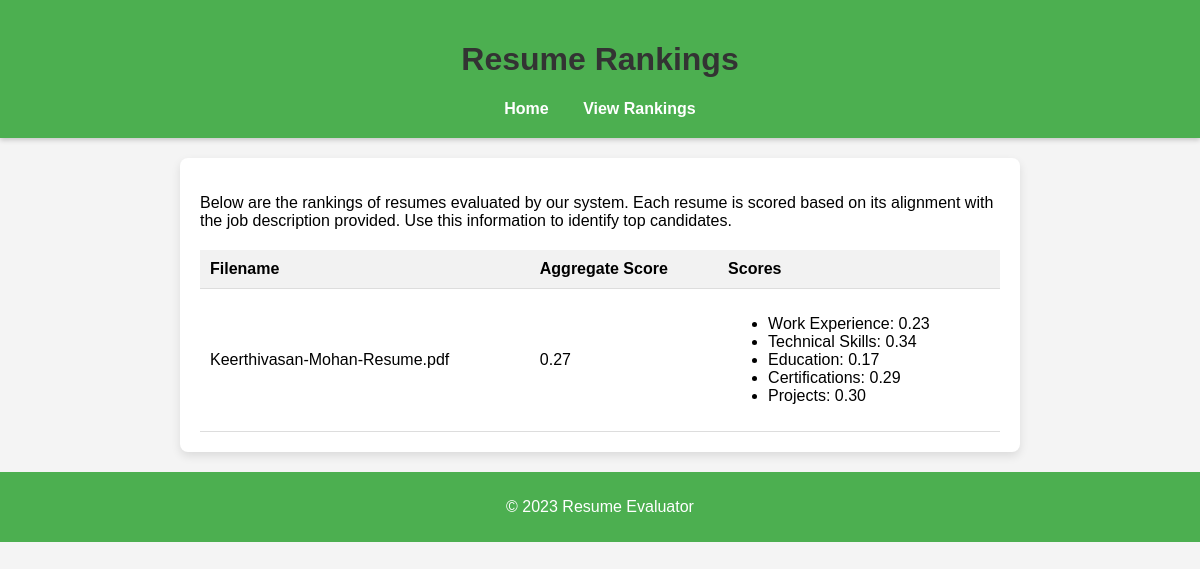
Before: /rankings with the older database file.
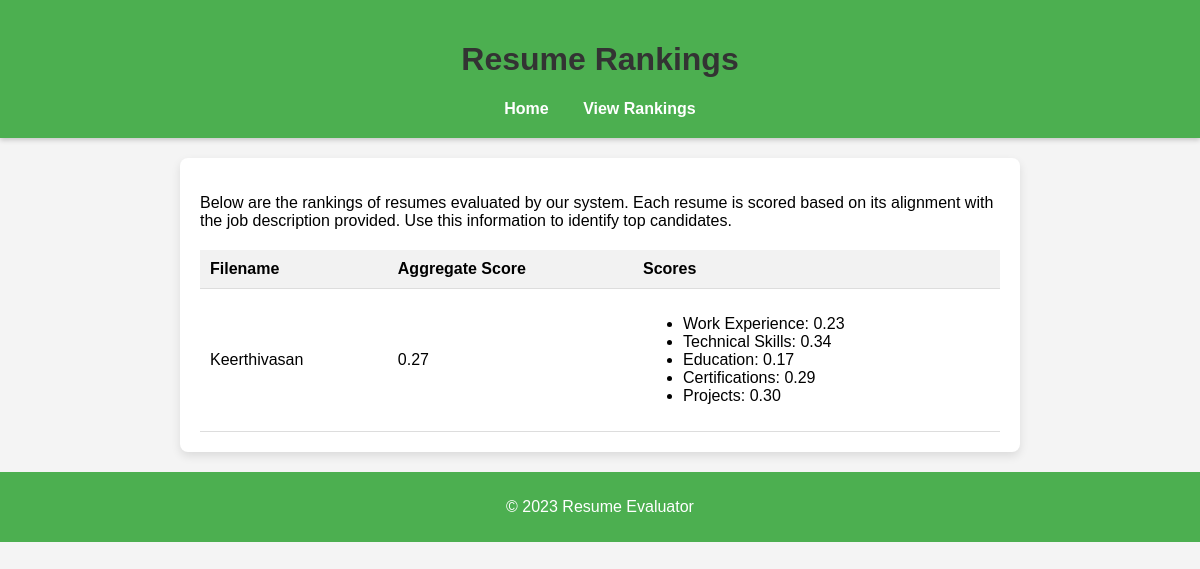
After: the same page with the newer database file.
### tables this page shows
CREATE TABLE resume_scores (
            id INTEGER PRIMARY KEY AUTOINCREMENT,
            filename TEXT,
            scores TEXT,  -- Store scores as a JSON string
            aggregate_score REAL
        );

### resume/ATS_project/app.py (the view)
@app.route('/rankings')
def view_rankings():
    conn = sqlite3.connect('scores.db')
    c = conn.cursor()
    c.execute('SELECT filename, scores, aggregate_score FROM resume_scores ORDER BY aggregate_score DESC')
    rankings = c.fetchall()  # Fetch all rankings
    conn.close()
    for i in range(len(rankings)):
        filename, scores_json, aggregate_score = rankings[i]
        scores = eval(scores_json)  # Convert JSON string back to dictionary
        rankings[i] = (filename, scores, aggregate_score)  # Update the tuple
    return render_template('rankings.html', rankings=rankings)

### resume/ATS_project/templates/rankings.html (shortened to what this page needs)
<!DOCTYPE html>
<html lang="en">
<head>
    <link rel="stylesheet" href="{{ url_for('static', filename='styles.css') }}">
</head>
<body>
    <header>
        <h1>Resume Rankings</h1>
        <nav>
            <a href="/">Home</a>
            <a href="/rankings">View Rankings</a>
        </nav>
    </header>
    <main>
        <p>Below are the rankings of resumes evaluated by our system. Each resume is scored based on its alignment with the job description provided. Use this information to identify top candidates.</p>
        <table>
            <thead>
                <tr>
                    <th>Filename</th>
                    <th>Aggregate Score</th>
                    <th>Scores</th>
                </tr>
            </thead>
            <tbody>
                {% for filename, scores, aggregate_score in rankings %}
                <tr>
                    <td>{{ filename }}</td>
                    <td>{{ '%.2f' | format(aggregate_score) }}</td>
                    <td>
                        <ul>
                            {% for section, score in scores.items() %}
                                <li>{{ section }}: {{ '%.2f' | format(score) }}</li>
                            {% endfor %}
                        </ul>
                    </td>
                </tr>
                {% endfor %}
            </tbody>
        </table>
    </main>
    <footer>
        <p>&copy; 2023 Resume Evaluator</p>
    </footer>
</body>
</html>

### resume/ATS_project/static/styles.css (style rules this page uses)
body { font-family: 'Arial', sans-serif; background-color: #f4f4f4; margin: 0; padding: 0; }
header { background-color: #4CAF50; color: white; padding: 20px; text-align: center; box-shadow: 0 2px 5px rgba(0, 0, 0, 0.2); }
nav a { color: white; margin: 0 15px; text-decoration: none; font-weight: bold; }
main { padding: 20px; background: white; border-radius: 8px; box-shadow: 0 4px 10px rgba(0, 0, 0, 0.1); margin: 20px auto; max-width: 800px; }
h1, h2, h3 { color: #333; }
a { text-decoration: none; }
table { width: 100%; border-collapse: collapse; margin-top: 20px; }
th, td { padding: 10px; text-align: left; border-bottom: 1px solid #ddd; }
th { background-color: #f2f2f2; }
footer { text-align: center; padding: 10px 0; background-color: #4CAF50; color: white; position: relative; bottom: 0; width: 100%; }

Changed rows visible on the page:
changed resume_scores: filename "Keerthivasan-Mohan-Resume.pdf" → "Keerthivasan"
